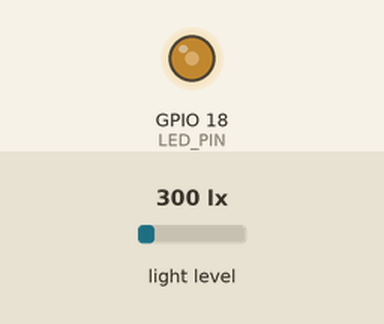
Simulated run of this program. Board: Raspberry Pi (BCM pin numbers). Shown: output pins drawn as LEDs (lit = HIGH). The inputs (shaded band) are chosen by the test bench; at power-on: light level 300 lx.

Above: at 1.2 s.
1.3 s: light level set to 40 lx
At 2.6 s:
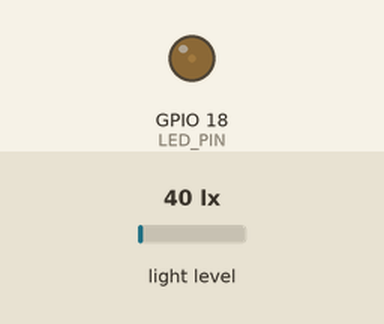
2.9 s: light level set to 500 lx
At 3.7 s:
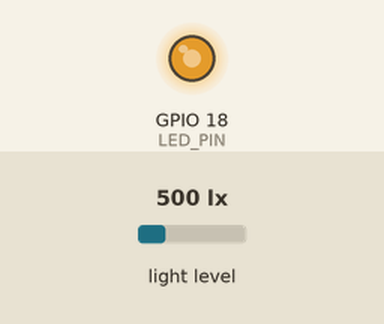
Timing chart, 0 to 5.9 s (numbered marks = the images above; inputs shaded):
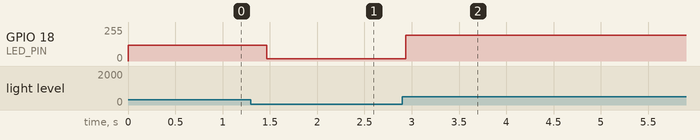

Measured:
- after the input at 1.3 s, GPIO 18 (LED_PIN): 117/255 → 16/255 after 0.17 s
- after the input at 2.9 s, GPIO 18 (LED_PIN): 16/255 → 195/255 at once

The program:

run.py
```python
#-*- coding: utf-8 -*-
import RPi.GPIO as gpio
import smbus
import time

# VCC 3.3
# http://www.raspberrypi-spy.co.uk/2015/03/bh1750fvi-i2c-digital-light-intensity-sensor/
LED_PIN = 18

gpio.setmode(gpio.BCM)
gpio.setup(LED_PIN, gpio.OUT)

LED = gpio.PWM(LED_PIN, 100)

LED.start(0)


# Define some constants from the datasheet

DEVICE     = 0x23 # Default device I2C address

POWER_DOWN = 0x00 # No active state
POWER_ON   = 0x01 # Power on
RESET      = 0x07 # Reset data register value

# Start measurement at 4lx resolution. Time typically 16ms.
CONTINUOUS_LOW_RES_MODE = 0x13
# Start measurement at 1lx resolution. Time typically 120ms
CONTINUOUS_HIGH_RES_MODE_1 = 0x10
# Start measurement at 0.5lx resolution. Time typically 120ms
CONTINUOUS_HIGH_RES_MODE_2 = 0x11
# Start measurement at 1lx resolution. Time typically 120ms
# Device is automatically set to Power Down after measurement.
ONE_TIME_HIGH_RES_MODE_1 = 0x20
# Start measurement at 0.5lx resolution. Time typically 120ms
# Device is automatically set to Power Down after measurement.
ONE_TIME_HIGH_RES_MODE_2 = 0x21
# Start measurement at 1lx resolution. Time typically 120ms
# Device is automatically set to Power Down after measurement.
ONE_TIME_LOW_RES_MODE = 0x23

MAX_LUX = 65535
REVISION = 5000 # 보정값


#bus = smbus.SMBus(0) # Rev 1 Pi uses 0
bus = smbus.SMBus(1)  # Rev 2 Pi uses 1

def convertToNumber(data):
    # Simple function to convert 2 bytes of data
    # into a decimal number
    return ((data[1] + (256 * data[0])) / 1.2)

def readLight(addr=DEVICE):
    data = bus.read_i2c_block_data(addr,ONE_TIME_HIGH_RES_MODE_2)
    return convertToNumber(data)

def main():
    try:
        while True:
            readValue = readLight()
            lightValue = readValue / MAX_LUX * REVISION

            if lightValue > 100:
            	lightValue = 100

            LED.ChangeDutyCycle(lightValue)
            time.sleep(0.18)

    except KeyboardInterrupt:
    	LED.stop()
    	gpio.cleanup()
    	print "End\n"

if __name__=="__main__":
     main()
```
